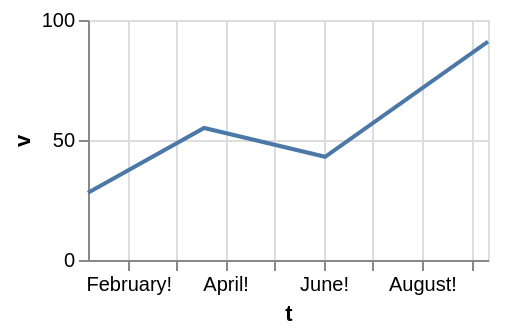

Describe this chart as a Vega-Lite specification.
### Vega-Lite specification from a JSON file in a GitHub repository (floating-point values rounded to 4 significant figures)
{"$schema": "https://vega.github.io/schema/vega-lite/v6.json", "width": 200, "height": 120, "data": {"values": [{"c": "alpha", "v": 28, "w": 3, "t": "2024-01-07"}, {"c": "beta", "v": 55, "w": 7, "t": "2024-03-19"}, {"c": "gamma", "v": 43, "w": 5, "t": "2024-06-02"}, {"c": "delta", "v": 91, "w": 9, "t": "2024-09-11"}]}, "mark": "line", "encoding": {"x": {"field": "t", "type": "temporal", "axis": {"labelExpr": "datum.label + '!'"}}, "y": {"field": "v", "type": "quantitative"}}}
